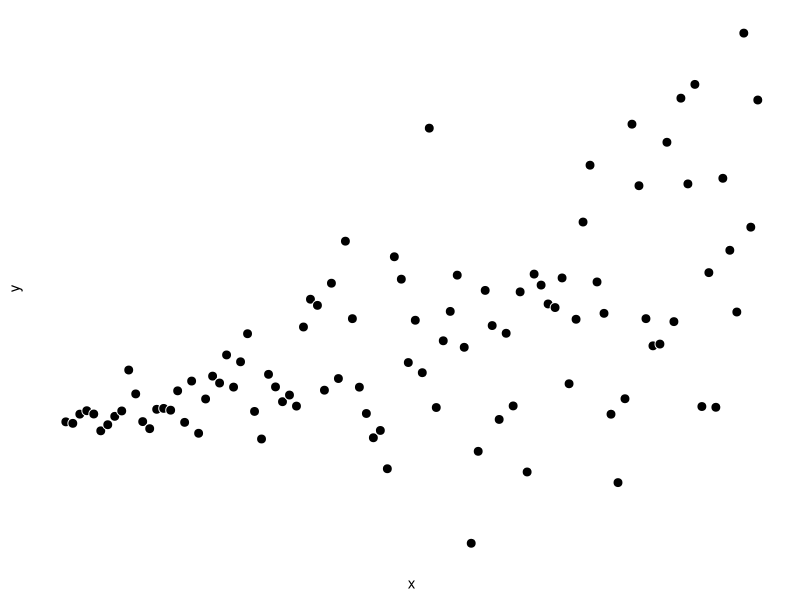
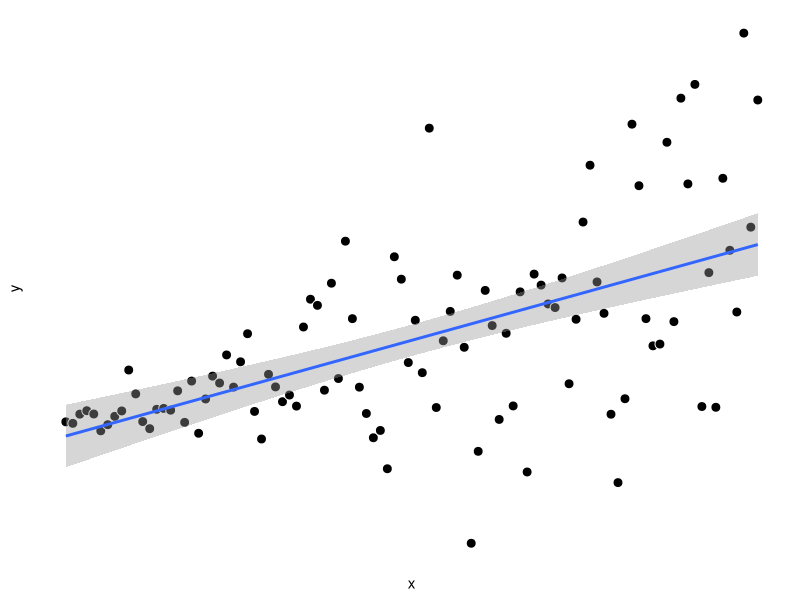
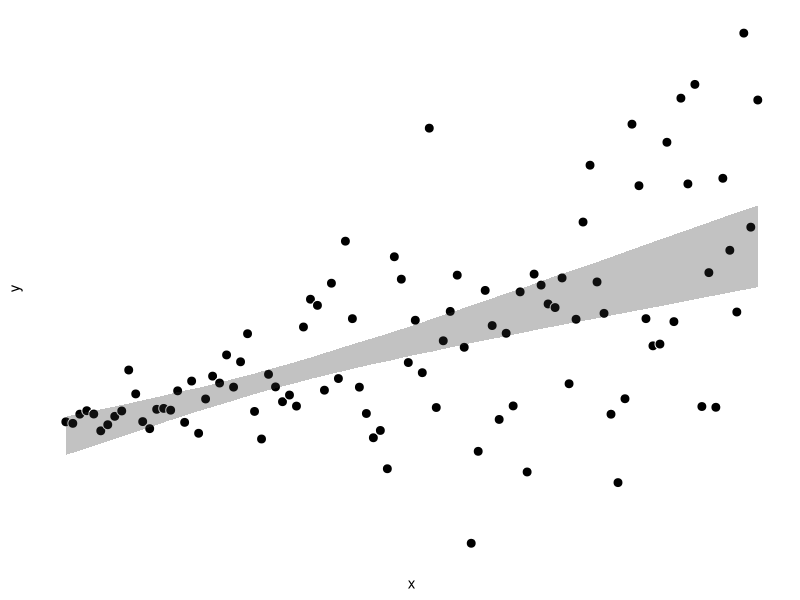
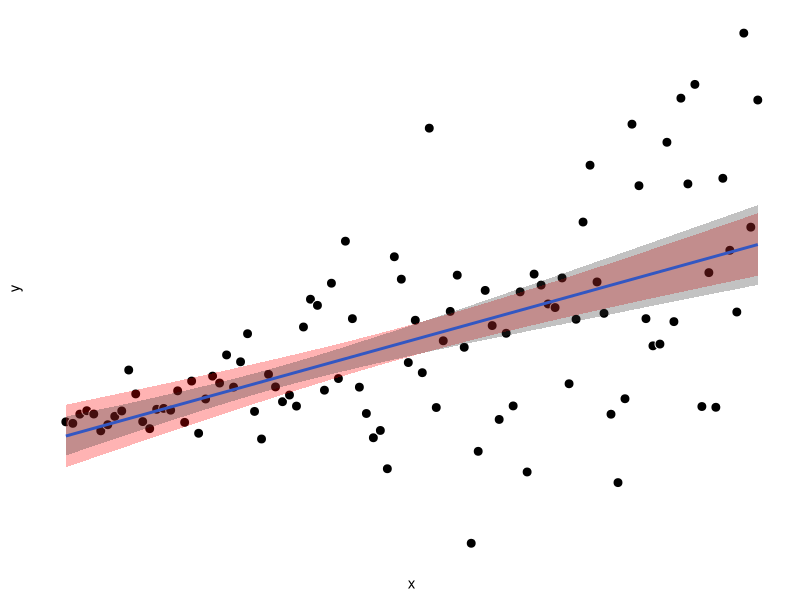
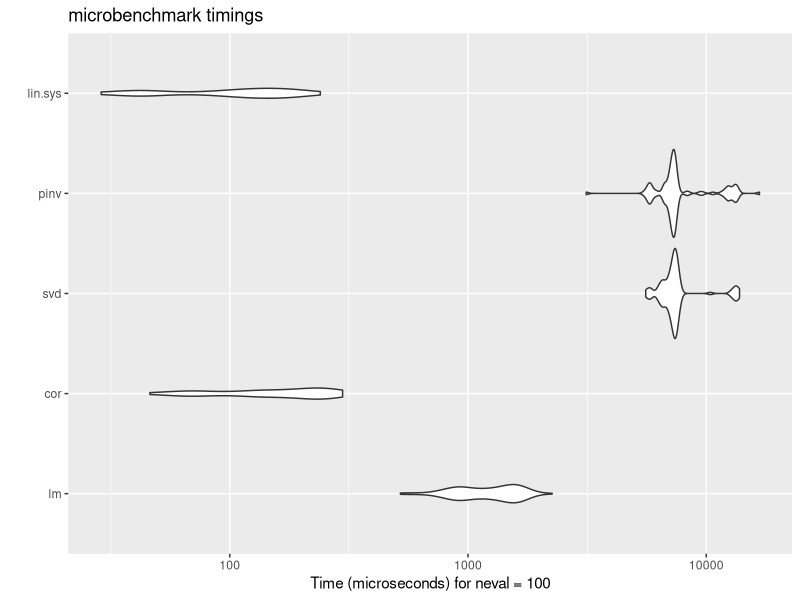

Generate these figures, in order, with R:
## ---- chunk 1
knitr::opts_chunk$set(echo = TRUE, fig.align = 'center', fig.width = 3, fig.height = 3)
## ---- chunk 2
library(ggplot2)
set.seed(0)
n <- 100  ## n datapoints
x <- 1:n  ## some measure x
y <- rnorm(x, x, sd = x)  ## some measure y; mean and variance depends on x
p <- ggplot(data.frame(x, y), aes(x, y)) +
  geom_point(fill = "black", color = "white", shape = 21, size = 3) +
  theme(
    axis.ticks = element_blank(),
    axis.text  = element_blank(),
    axis.line  = element_blank(),
    panel.background = element_blank()
  )
p
## ---- chunk 3

boot.bivar <- function(x, y, n.resamples = 1000) {
  
  if (length(x) != length(y)) stop("x and y not same length")
  
  resample.matrix <- matrix(
    sample.int(length(x), length(x) * n.resamples, replace = TRUE),
    ncol = n.resamples
  )
  resamples <- apply(resample.matrix, 2, function(s) cor(x[s], y[s]))
  
  ## get p-value (alpha = 0.05, 2-tailed):
  prop.less.0 <- mean(resamples < 0)
  p <- 2 * min(prop.less.0, 1 - prop.less.0)
  
  ## get CI (95%):
  lb <- (1 / 20 * n.resamples) / 2
  ub <- n.resamples - lb
  resamples <- sort(resamples)
  
  return(c(p = p, ci95l = resamples[lb], ci95h = resamples[ub]))

}

boot.bivar(x, y)
## ---- chunk 4
p + geom_smooth(method = "lm")
## ---- chunk 5

# function for getting confidence interval:
boot.bivar.predict <- function(
  .data, xname, yname, n.resamples = 1000, percent = 95) {
  
  .formula <- paste0(yname, " ~ ", xname)
  predictions <- sapply(
    seq_len(n.resamples),
    function(.)
      predict(
        lm(.formula, .data[sample.int(nrow(.data), replace = TRUE), ]),
        .data[xname],
      )
  )
  .alpha <- (100 - percent) / 100  ## convert to alpha level
  
  data.frame(
    ub = apply(predictions, 1, quantile, 1 - .alpha / 2),  ## 2-tailed
    lb = apply(predictions, 1, quantile, 0 + .alpha / 2)
  )
  
}

## ---- chunk 6

xy.ci <- boot.bivar.predict(data.frame(x, y), "x", "y")  ## get prediction interval
p + geom_ribbon(aes(ymin = xy.ci$lb, ymax = xy.ci$ub), alpha = 0.3)  ## add to plot

## ---- chunk 7

## embed function within ggplot framework:
BootCI <- ggproto(
  "BootCI", Stat,
  required_aes = c("x", "y"),

  compute_group = function(data, scales, params, n = 1000, percent = 95) {
    grid <- data.frame(x = data$x)

   predictions <- sapply(
      seq_len(n),
      function(.)
        predict(
          lm(y ~ x, data[sample.int(nrow(data), replace = TRUE), ]),
          grid,
        )
    )

    .alpha <- (100 - percent) / 200  ## 2 tailed
    grid$ymax <- apply(predictions, 1, quantile, 1 - .alpha)
    grid$ymin <- apply(predictions, 1, quantile, .alpha)

    grid

  }
)

stat_boot_ci <- function(mapping = NULL, data = NULL, geom = "ribbon",
                    position = "identity", na.rm = FALSE, show.legend = NA,
                    inherit.aes = TRUE, n = 1000, percent = 95, ...) {
  ## see: https://cran.r-project.org/web/packages/ggplot2/vignettes/extending-ggplot2.html
  layer(
    stat = BootCI, data = data, mapping = mapping, geom = geom,
    position = position, show.legend = show.legend, inherit.aes = inherit.aes,
    params = list(n = n, percent = percent, na.rm = na.rm, ...)
  )
}

## ---- chunk 8

p +
  geom_smooth(method = "lm", se = TRUE, fill = "red", alpha = 0.3) +
  stat_boot_ci(alpha = 0.3, n = 1E4, percent = 95)

## ---- chunk 9

library(microbenchmark)
n <- 1000
x <- rnorm(n)
X <- cbind(rep(1, length(x)), x)  ## add intercept
y <- rnorm(n)

check_for_equal_coefs <- function(values) {
  tol <- 1e-12
  max_error <- max(
    c(
      abs(values[[1]] - values[[2]]),
      abs(values[[2]] - values[[3]]),
      abs(values[[1]] - values[[3]]),
      abs(values[[1]] - values[[4]]),
      abs(values[[1]] - values[[5]])
    )
  )
  max_error < tol
}

mbm <- microbenchmark(
  
  "lm" = {
    
    y.hat <- predict(lm(y ~ x))
    
    },
  
  "cor" = {
    
    b1 <- cor(x, y) * sd(y) / sd(x)
    b0 <- mean(y) - b1 * mean(x)
    y.hat <- b1 * x + b0
    
    },
  
  "svd" = {
    
    y.hat <- svd(X)$u %*% t(svd(X)$u) %*% y
    
    },
  
  "pinv" = {
    
    y.hat <- X %*% solve(t(X) %*% X) %*% t(X) %*% y

    },
  
  "lin.sys" = {
    
    y.hat <- c(X %*% solve(t(X) %*% X, t(X) %*% y))
    
    },
  
  check = check_for_equal_coefs
  
  )

mbm  ## lin.sys wins! (but cor close behind)
autoplot(mbm)
## ---- chunk 10
## test within sapply() loop ----

## first validate:

x <- rnorm(100)
y <- rnorm(100)
data <- data.frame(x = x, y = y)
grid <- data.frame(x = data$x)
set.seed(0)
p1 <- sapply(
  seq_len(10),
  function(.) {
    s <- sample.int(length(grid$x), replace = TRUE)
    b1 <- cor(x[s], y[s]) * sd(y[s]) / sd(x[s])
    b0 <- mean(y[s]) - b1 * mean(x[s])
    b1 * x + b0
  }
)
X <- cbind(rep(1, length(x)), x)
set.seed(0)
p2 <- sapply(
  seq_len(10),
  function(.) {
    samp <- sample.int(length(grid$x), replace = TRUE)
    Xsamp <- X[samp, ]
    X %*% solve(t(Xsamp) %*% Xsamp, t(Xsamp) %*% y[samp])
  }
)
all.equal(c(p2), c(p1))

## now test:

mbm <- microbenchmark(
  
  "cor" = {
    
    sapply(
      seq_len(1000),
      function(.) {
        s <- sample.int(length(grid$x), replace = TRUE)
        b1 <- cor(x[s], y[s]) * sd(y[s]) / sd(x[s])
        b0 <- mean(y[s]) - b1 * mean(x[s])
        b1 * x + b0
      }
    )
    
  },
  
  "lin.sys" = {
    
    sapply(
      seq_len(1000),
      function(.) {
        samp <- sample.int(length(grid$x), replace = TRUE)
        Xsamp <- X[samp, ]
        X %*% solve(t(Xsamp) %*% Xsamp, t(Xsamp) %*% y[samp])
      }
    )
    
    }
)

## ---- chunk 11
